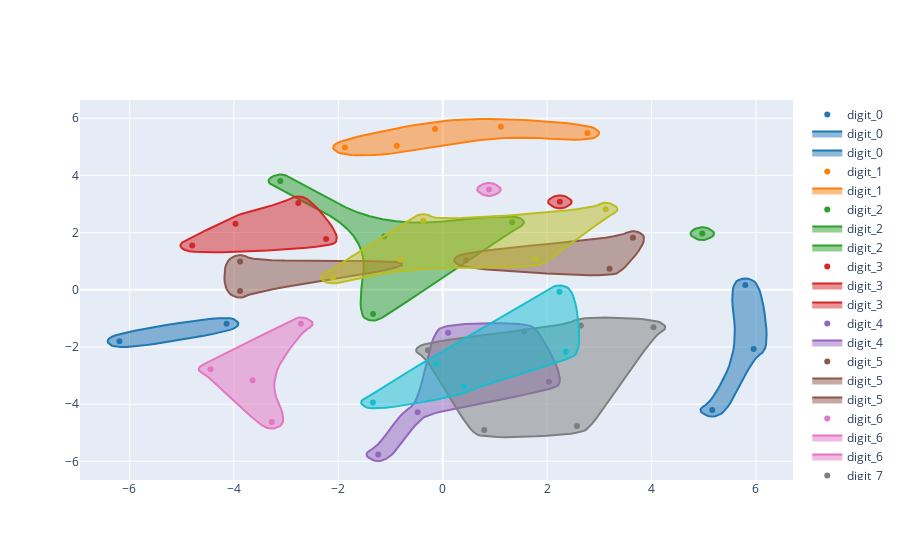

This figure's notebook cell:
### Code cell
anchors_plot(anchors_agg_df, 'mds-agg-one', 'mds-agg-two', delta=0.3, alpha=0.5)
